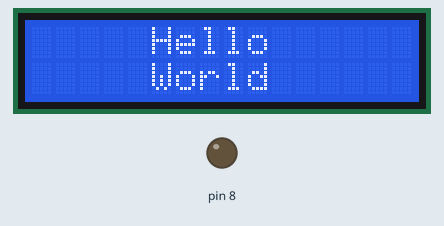
Simulated run of this sketch. Board: Arduino Uno, built with avr-gcc and run on an emulated ATmega328P. Shown: 16×2 character LCD, output pins drawn as LEDs (lit = HIGH).

Above: at 0.1 s.

The sketch:

LCD.ino
```cpp
#include <LiquidCrystal.h>
LiquidCrystal lcd(1, 2, 4, 5, 6, 7); // Creates an LC object. Parameters: (rs, enable, d4, d5, d6, d7)

void setup()
{
	pinMode(8,OUTPUT);
	analogWrite(8,50);
 	// Initializes the interface to the LCD screen, and specifies the dimensions (width and height) of the display }
	lcd.begin(16,2);
}

void loop()
{
	lcd.setCursor(5,0);
	lcd.print("Hello"); // Prints Statement on the LCD
	lcd.setCursor(5,1); // Sets the location at which subsequent text written to the LCD will be displayed
	lcd.print("World");
	delay(3000);
	lcd.clear(); // Clears the display
	/*************************************************************************************************************
	lcd.blink(); //Displays the blinking LCD cursor
	delay(4000);
	lcd.setCursor(7,1);
	delay(3000);
	lcd.noBlink(); // Turns off the blinking LCD cursor
	lcd.cursor(); // Displays an underscore (line) at the position to which the next character will be written
	delay(4000);
	lcd.noCursor(); // Hides the LCD cursor
	lcd.clear(); // Clears the LCD screen
	*************************************************************************************************************/
}
```
